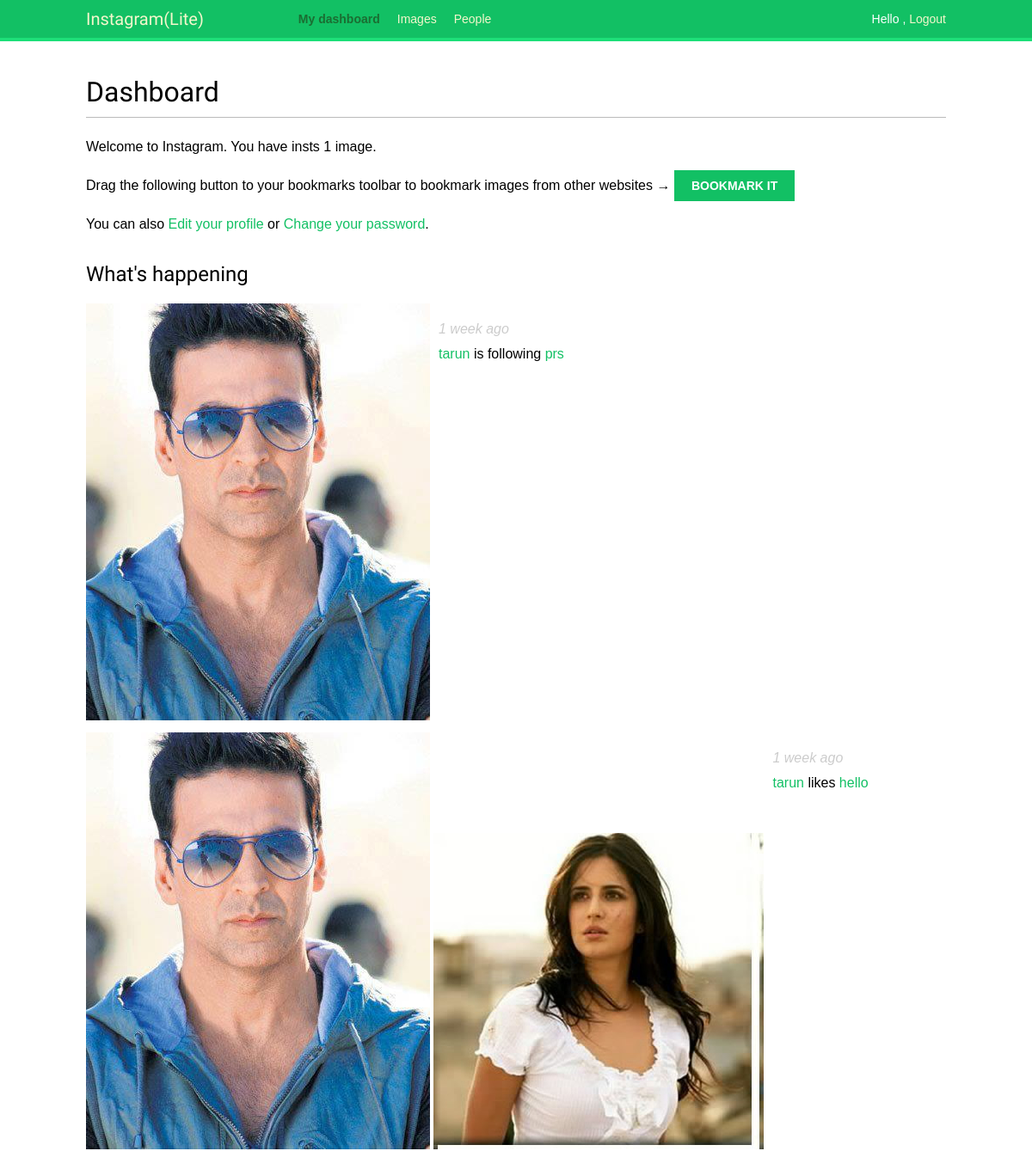
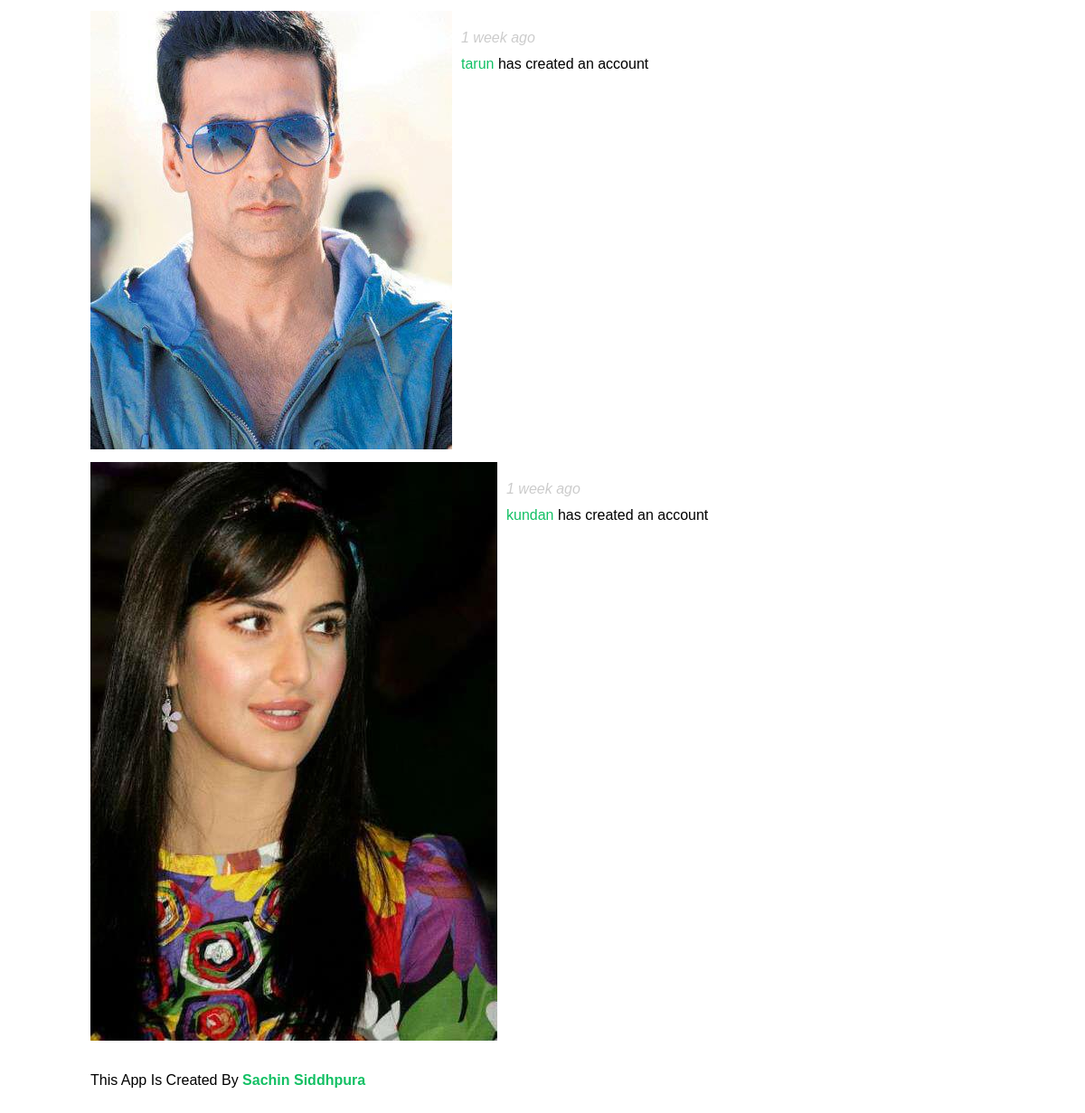
The app's page / (signed in) with its own data (2 pictures, top to bottom).
### actions/models.py (models this page shows)
class Action(models.Model):
    user = models.ForeignKey('auth.User',related_name='actions',db_index=True,on_delete=models.CASCADE)
    target_ct = models.ForeignKey(ContentType,blank=True,null=True,related_name='target_obj',on_delete=models.CASCADE)
    target_id = models.PositiveIntegerField(null=True,blank=True,db_index=True)
    target = GenericForeignKey('target_ct', 'target_id')
    verb = models.CharField(max_length=255)
    created = models.DateTimeField(auto_now_add=True,db_index=True)
    class Meta:
        ordering = ('-created',)

### images/models.py (models this page shows, shortened)
class Image(models.Model):
    user = models.ForeignKey(settings.AUTH_USER_MODEL,related_name='images_created',on_delete=models.CASCADE)
    title = models.CharField(max_length=200)
    slug = models.SlugField(max_length=200,blank=True)
    url = models.URLField()
    image = models.ImageField(upload_to='images/%Y/%m/%d/')
    description = models.TextField(blank=True)
    created = models.DateField(auto_now_add=True,db_index=True)
    users_like = models.ManyToManyField(settings.AUTH_USER_MODEL,related_name='images_liked',blank=True)
    total_likes = models.PositiveIntegerField(db_index=True,default=0)
    def __str__(self):
        return self.title
    def get_absolute_url(self):
            return reverse('images:detail', args=[self.id, self.slug])

### account/views.py (the view)
# urls.py: path('', views.dashboard, name='dashboard'),
@login_required
def dashboard(request):
    actions = Action.objects.exclude(user=request.user)
    following_ids = request.user.following.values_list('id',
                                                       flat=True)
    if following_ids:
        actions = actions.filter(user_id__in=following_ids)
    actions = actions.select_related('user', 'user__profile')\
                     .prefetch_related('target')[:10]
    return render(request,
                  'account/dashboard.html',
                  {'section': 'dashboard',
                   'actions': actions})

### account/templates/account/dashboard.html (shortened to what this page needs)
{% extends "base.html" %}
{% block content %}
  <h1>Dashboard</h1>
  {% with total_images_created=request.user.images_created.count %}
    <p>Welcome to Instagram. You have insts {{ total_images_created }} image{{ total_images_created|pluralize }}.</p>
  {% endwith %}
  <p>Drag the following button to your bookmarks toolbar to bookmark images from other websites → <a href="javascript:{% include "bookmarklet_launcher.js" %}" class="button">Bookmark it</a><p>
  <p>You can also <a href="{% url "edit" %}">Edit your profile</a> or <a href="{% url "password_change" %}">Change your password</a>.<p>
  <h2>What's happening</h2>
  <div id="action-list">
    {% for action in actions %}
      {% include "actions/action/detail.html" %}
    {% endfor %}
     <p>This App Is Created By <a href=""><b>Sachin Siddhpura</b></a></p>
  </div>
{% endblock %}

### account/templates/base.html (shortened to what this page needs)
{% load staticfiles %}
<!DOCTYPE html>
<html>
<head>
  <link href="{% static "css/base.css" %}" rel="stylesheet">
</head>
<body>
  <div id="header">
    <span class="logo">Instagram(Lite)</span>
    {% if request.user.is_authenticated %}
      <ul class="menu">
        <li {% if section == "dashboard" %}class="selected"{% endif %}>
          <a href="{% url "dashboard" %}">My dashboard</a>
        </li>
        <li {% if section == "images" %}class="selected"{% endif %}>
          <a href="{% url "images:list" %}">Images</a>
        </li>
        <li {% if section == "people" %}class="selected"{% endif %}>
          <a href="{% url "user_list" %}">People</a>
        </li>
      </ul>
    {% endif %}
    <span class="user">
      {% if request.user.is_authenticated %}
        Hello {{ request.user.first_name }},
        <a href="{% url "logout" %}">Logout</a>
      {% else %}
        <a href="{% url "login" %}">Log-in</a>
      {% endif %}
    </span>
  </div>
  <div id="content">
    {% block content %}
    {% endblock %}
  </div>
</body>
</html>

### images/templates/bookmarklet_launcher.js
(function(){
    if (window.myBookmarklet !== undefined){
        myBookmarklet();
    }
    else {
        document.body.appendChild(document.createElement('script')).src='https://3f6ad53c.ngrok.io/static/js/bookmarklet.js?r='+Math.floor(Math.random()*99999999999999999999);
    }
})();

### account/templates/actions/action/detail.html
{% load thumbnail %}
{% with user=action.user profile=action.user.profile %}
<div class="action">
  <div class="images">
    {% if profile.photo %}
      {% thumbnail user.profile.photo "80x80" crop="100%" as im %}
        <a href="{{ user.get_absolute_url }}">
          <img src="{{ im.url }}" alt="{{ user.get_full_name }}" class="item-img">
        </a>
      {% endthumbnail %}
    {% endif %}
    {% if action.target %}
      {% with target=action.target %}
        {% if target.image %}
          {% thumbnail target.image "80x80" crop="100%" as im %}
            <a href="{{ target.get_absolute_url }}">
              <img src="{{ im.url }}" class="item-img">
            </a>
          {% endthumbnail %}
        {% endif %}
      {% endwith %}
    {% endif %}
  </div>
  <div class="info">
    <p>
      <span class="date">{{ action.created|timesince }} ago</span>
      <br />
      <a href="{{ user.get_absolute_url }}">
        {{ user.first_name }}
      </a>
      {{ action.verb }}
      {% if action.target %}
        {% with target=action.target %}
          <a href="{{ target.get_absolute_url }}">{{ target }}</a>
        {% endwith %}
      {% endif %}
    </p>
  </div>
</div>
{% endwith %}

### account/static/css/base.css (style rules this page uses)
body { margin:0; padding:0; font-family:helvetica, sans-serif; }
p { line-height: 1.8; }
a { color:#12c064; text-decoration:none; }
h1, h2, h3, h4, h5 , h6 { font-family: 'Muli', sans-serif; font-weight:normal; }
h1 { border-bottom:1px solid #bbb; padding:0 0 10px 0; margin:10px 0 20px 0; }
h2 { margin:30px 0 20px; }
#header { padding:10px 100px; font-size:14px; background:#12c064; color:#fff; border-bottom:4px solid #1cdf78; overflow:auto; }
#header .logo { font-family: 'Muli', sans-serif; float:left; color:#f3f7cc; font-size:20px; margin-right:10%; }
#header ul.menu { list-style:none; float:left; margin:0; padding:0; }
#header ul.menu li { float:left; padding:4px 10px; }
#header ul.menu li.selected a, #header ul.menu li.selected a:hover { color:#1b6d32; font-weight:bold; }
#header a { color:#f3f7cc; }
#header .user { float:right; padding-top:4px; }
#content { padding:30px 100px; }
input[type=submit], a.button { font-weight:bold; background:#12c064; color:#fff; padding:10px 20px; font-size:14px; text-transform:uppercase; }
.action { clear:both; overflow:auto; }
.action .images { float:left; margin:0 10px 10px 0; }
.action .date { font-style:italic; color:#ccc; }

### records on screen
Action: created "1 week", user.first_name "tarun", verb "is following", target "prs"
Action: created "1 week", user.first_name "tarun", verb "likes", target "hello"
Action: created "1 week", user.first_name "tarun", verb "has created an account"
Action: shows a picture, created "1 week", user.first_name "kundan", verb "has created an account"

### other values on screen
{{ total_images_created }} "1"
